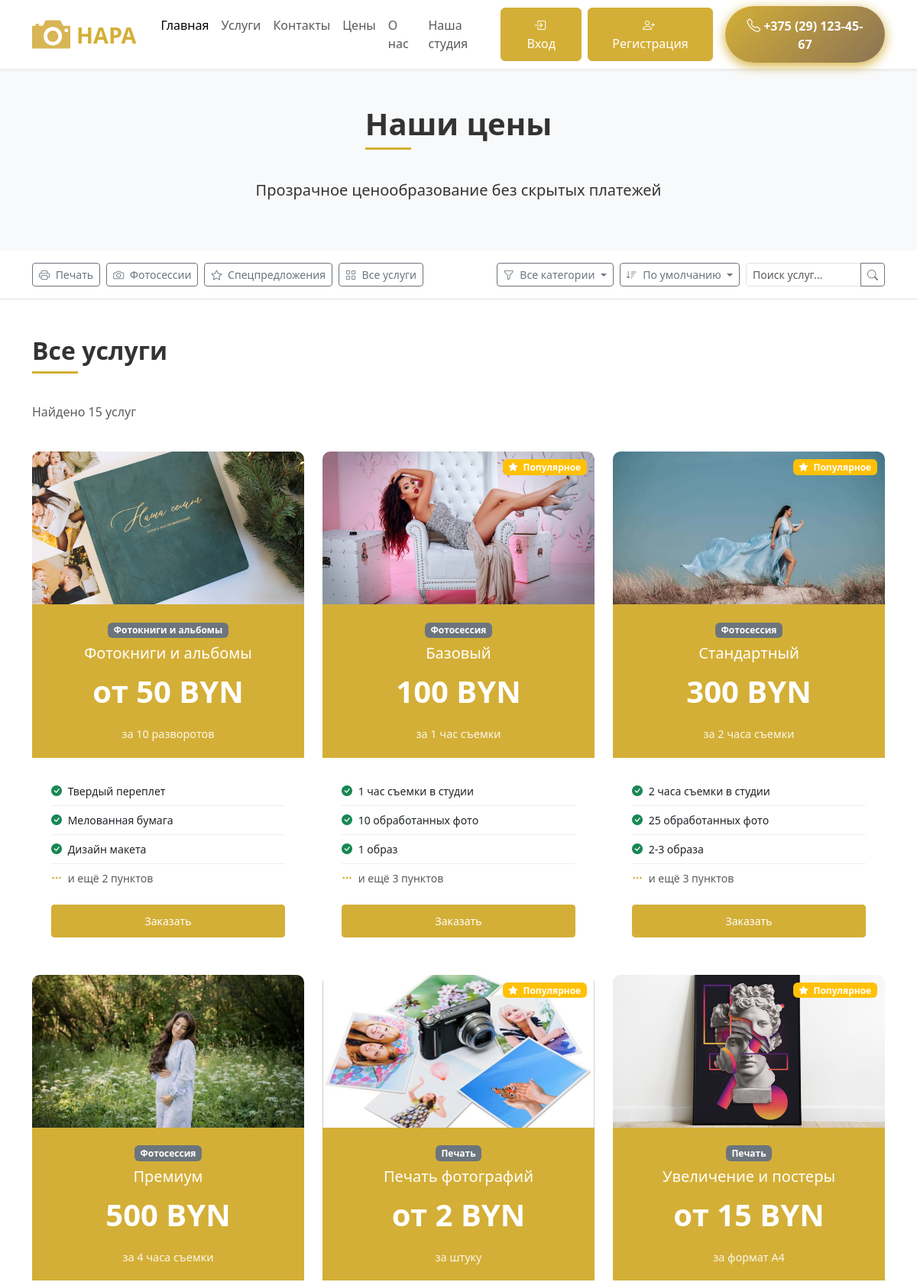
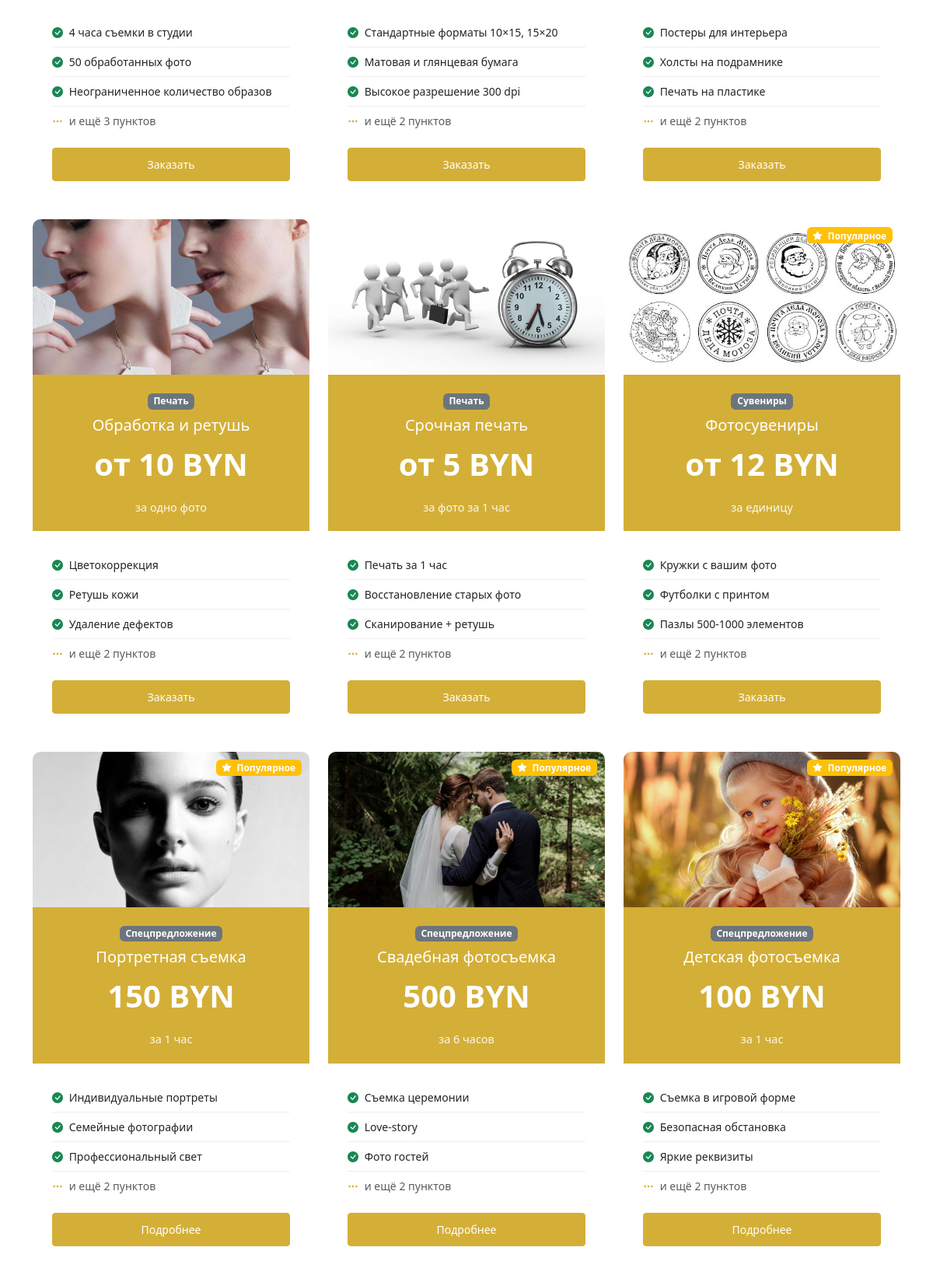
Screenshot of /price (upper part) with the database file from the repository (2 pictures, top to bottom).
### models.py (models this page shows, shortened)
class Service(db.Model):
    __tablename__ = 'services'
    id = db.Column(db.Integer, primary_key=True)
    title = db.Column(db.String(100), nullable=False)
    category = db.Column(db.String(50), nullable=False)  # 'printing', 'photo_session', 'special_offers'
    subcategory = db.Column(db.String(50))  # Для дополнительной фильтрации
    price_from = db.Column(db.String(20))
    price_period = db.Column(db.String(50))
    image_url = db.Column(db.String(200))
    features = db.Column(db.Text)
    description = db.Column(db.Text)
    order_button_text = db.Column(db.String(50), default="Заказать")
    is_popular = db.Column(db.Boolean, default=False)
    price_value = db.Column(db.Float)  # Для сортировки по цене
    created_at = db.Column(db.DateTime, default=datetime.now)

### app.py (the view, shortened to what this page needs)
@app.route("/price")
def price():
    category_filter = request.args.get("category", "all")
    sort_by = request.args.get("sort", "default")
    min_price = request.args.get("min_price")
    max_price = request.args.get("max_price")
    search_query = request.args.get("search", "").strip()
    query = Service.query
    if category_filter != "all":
        query = query.filter_by(category=category_filter)
    if min_price:
        try:
            query = query.filter(Service.price_value >= float(min_price))
        except:
            pass
    if max_price:
        try:
            query = query.filter(Service.price_value <= float(max_price))
        except:
            pass
    if sort_by == "price_asc":
        query = query.order_by(Service.price_value.asc())
    elif sort_by == "price_desc":
        query = query.order_by(Service.price_value.desc())
    elif sort_by == "title":
        query = query.order_by(Service.title.asc())
    elif sort_by == "popular":
        query = query.filter_by(is_popular=True).order_by(Service.created_at.desc())
    else:
        query = query.order_by(Service.category, Service.created_at.desc())
    services = query.all()
    printing_services = [s for s in services if s.category == "printing"]
    photo_session_packages = [s for s in services if s.category == "photo_session"]
    special_offers = [s for s in services if s.category == "special_offers"]
    categories = db.session.query(Service.category).distinct().all()
    categories = [c[0] for c in categories]
    return render_template(
        "price.html",
        services=services,
        printing_services=printing_services,
        photo_session_packages=photo_session_packages,
        special_offers=special_offers,
        categories=categories,
        current_category=category_filter,
        current_sort=sort_by,
        search_query=search_query,
    )

### app.py (called while the page is built)
@app.context_processor
def utility_processor():
    return {'datetime': datetime}

### templates/price.html (shortened to what this page needs)
{% extends 'base.html' %}
{% block main %}
<section class="py-5 bg-light">
  <div class="container">
    <div class="row">
      <div class="col text-center">
        <h1 class="section-title d-inline-block">Наши цены</h1>
        <p class="lead">Прозрачное ценообразование без скрытых платежей</p>
      </div>
    </div>
  </div>
</section>
<section class="py-3 bg-white border-bottom">
  <div class="container">
    <div class="row align-items-center">
      <div class="col-md-6 mb-3 mb-md-0">
        <div class="d-flex flex-wrap gap-2">
          <a href="#printing" class="btn btn-sm btn-outline-secondary">
            <i class="bi bi-printer me-1"></i> Печать
          </a>
          <a href="#photo-sessions" class="btn btn-sm btn-outline-secondary">
            <i class="bi bi-camera me-1"></i> Фотосессии
          </a>
          <a href="#special-offers" class="btn btn-sm btn-outline-secondary">
            <i class="bi bi-star me-1"></i> Спецпредложения
          </a>
          {% if current_category == 'all' %}
          <a href="#all-services" class="btn btn-sm btn-outline-secondary">
            <i class="bi bi-grid me-1"></i> Все услуги
          </a>
          {% endif %}
        </div>
      </div>
      <div class="col-md-6">
        <div class="d-flex gap-2 justify-content-md-end">
          <div class="dropdown">
            <button class="btn btn-sm btn-outline-secondary dropdown-toggle" type="button" data-bs-toggle="dropdown">
              <i class="bi bi-funnel me-1"></i>
              {% if current_category == 'all' %}Все категории
              {% elif current_category == 'printing' %}Печать
              {% elif current_category == 'photo_session' %}Фотосессии
              {% elif current_category == 'special_offers' %}Спецпредложения
              {% else %}Фильтр
              {% endif %}
            </button>
          </div>
          <div class="dropdown">
            <button class="btn btn-sm btn-outline-secondary dropdown-toggle" type="button" data-bs-toggle="dropdown">
              <i class="bi bi-sort-down me-1"></i>
              {% if current_sort == 'default' %}По умолчанию
              {% elif current_sort == 'price_asc' %}Цена ↑
              {% elif current_sort == 'price_desc' %}Цена ↓
              {% elif current_sort == 'title' %}По названию
              {% elif current_sort == 'popular' %}Популярные
              {% else %}Сортировка
              {% endif %}
            </button>
          </div>
   <div class="col-md-4 mb-3 mb-md-0">
        <form method="GET" action="{{ url_for('price') }}" class="position-relative">
          <div class="input-group input-group-sm">
            <input type="text"
                   class="form-control"
                   name="search"
                   placeholder="Поиск услуг..."
                   value="{{ search_query }}"
                   aria-label="Поиск услуг">
            <button class="btn btn-outline-secondary" type="submit">
              <i class="bi bi-search"></i>
            </button>
          </div>
        </form>
      </div>
        </div>
      </div>
    </div>
  </div>
</section>
{% if current_category == 'all' %}
<section id="all-services" class="py-5">
  <div class="container">
    <div class="row mb-4">
      <div class="col">
        <h2 class="section-title">Все услуги</h2>
        <p class="text-muted">Найдено {{ services|length }} услуг</p>
      </div>
    </div>
    <div class="row g-4">
      {% for service in services %}
      <div class="col-md-6 col-lg-4">
        <div class="card price-card h-100 position-relative">
          {% if service.is_popular %}
          <span class="badge bg-warning position-absolute" style="top: 10px; right: 10px; z-index: 1;">
            <i class="bi bi-star-fill me-1"></i> Популярное
          </span>
          {% endif %}
          <div class="price-image">
            <img
              src="{{ url_for('static', filename=service.image_url) }}"
              class="card-img-top"
              alt="{{ service.title }}"
              style="height: 200px; object-fit: cover;"
            />
          </div>
          <div class="price-header">
            <span class="badge bg-secondary mb-2">
              {% if service.category == 'printing' %}Печать
              {% elif service.category == 'photo_session' %}Фотосессия
              {% elif service.category == 'special_offers' %}Спецпредложение
              {% elif service.category == 'souvenir' %}Сувениры
              {% elif service.category == 'album' %}Фотокниги и альбомы
              {% endif %}
            </span>
            <h5 class="mb-0">{{ service.title }}</h5>
            <div class="price-amount mt-2">{{ service.price_from }}</div>
            {% if service.price_period %}
            <div class="price-period">{{ service.price_period }}</div>
            {% endif %}
          </div>
          <div class="price-features">
            {% if service.features and service.features != 'None' %}
            <ul class="mb-3">
              {% for feature in service.features.split(';')[:3] %}
                <li class="small"><i class="bi bi-check-circle-fill text-success me-1"></i> {{ feature }}</li>
              {% endfor %}
              {% if service.features.split(';')|length > 3 %}
                <li class="small text-muted"><i class="bi bi-three-dots me-1"></i> и ещё {{ service.features.split(';')|length - 3 }} пунктов</li>
              {% endif %}
            </ul>
            {% endif %}
            <div class="text-center mt-auto">
              <a
                href="{{ url_for('service_detail', service_id=service.id) }}"
                class="btn btn-primary-custom w-100 btn-sm"
              >{{ service.order_button_text or 'Заказать' }}</a>
            </div>
          </div>
        </div>
      </div>
      {% endfor %}
    </div>
  </div>
</section>
{% endif %}
{% endblock %}

### static/css/style.css (style rules this page uses)
:root { --primary-color: #d4af37; --secondary-color: #8b7355; --dark-color: #333333; --light-color: #f8f9fa; }
body { font-family: "Segoe UI", Tahoma, Geneva, Verdana, sans-serif; color: var(--dark-color); }
.section-title { position: relative; margin-bottom: 3rem; font-weight: 700; }
.section-title:after { content: ""; position: absolute; bottom: -10px; left: 0; width: 60px; height: 3px; background-color: var(--primary-color); }
.btn-primary-custom { background-color: var(--primary-color); border-color: var(--primary-color); color: white; font-weight: 500; padding: 10px 25px; }
.price-card { border: none; border-radius: 10px; transition: transform 0.3s, box-shadow 0.3s; overflow: hidden; }
.price-header { background-color: #d4af37; color: white; padding: 20px; text-align: center; }
.price-amount { font-size: 2.5rem; font-weight: 700; margin: 15px 0; }
.price-period { font-size: 0.9rem; opacity: 0.9; }
.price-features { padding: 25px; }
.price-features ul { list-style: none; padding: 0; }
.price-features li { padding: 8px 0; border-bottom: 1px solid #eee; }
.price-features li:last-child { border-bottom: none; }
.price-features i { color: #d4af37; margin-right: 10px; }
.form-control { border-radius: 5px; }

### rows the page displays
Service: image_url (picture), category "Фотокниги и альбомы", title "Фотокниги и альбомы", price_from "от 50 BYN", price_period "за 10 разворотов", 3 "Твердый переплет" "Мелованная бумага" "Дизайн макета", features.split|length "2", order_button_text "Заказать"
Service: is_popular True (drawn), image_url (picture), category "Фотосессия", title "Базовый", price_from "100 BYN", price_period "за 1 час съемки", 3 "1 час съемки в студии" "10 обработанных фото" "1 образ", features.split|length "3", order_button_text "Заказать"
Service: is_popular True (drawn), image_url (picture), category "Фотосессия", title "Стандартный", price_from "300 BYN", price_period "за 2 часа съемки", 3 "2 часа съемки в студии" "25 обработанных фото" "2-3 образа", features.split|length "3", order_button_text "Заказать"
Service: image_url (picture), category "Фотосессия", title "Премиум", price_from "500 BYN", price_period "за 4 часа съемки", 3 "4 часа съемки в студии" "50 обработанных фото" "Неограниченное количество образов", features.split|length "3", order_button_text "Заказать"
Service: is_popular True (drawn), image_url (picture), category "Печать", title "Печать фотографий", price_from "от 2 BYN", price_period "за штуку", 3 "Стандартные форматы 10×15, 15×20" "Матовая и глянцевая бумага" "Высокое разрешение 300 dpi", features.split|length "2", order_button_text "Заказать"
Service: is_popular True (drawn), image_url (picture), category "Печать", title "Увеличение и постеры", price_from "от 15 BYN", price_period "за формат А4", 3 "Постеры для интерьера" "Холсты на подрамнике" "Печать на пластике", features.split|length "2", order_button_text "Заказать"
Service: image_url (picture), category "Печать", title "Обработка и ретушь", price_from "от 10 BYN", price_period "за одно фото", 3 "Цветокоррекция" "Ретушь кожи" "Удаление дефектов", features.split|length "2", order_button_text "Заказать"
Service: image_url (picture), category "Печать", title "Срочная печать", price_from "от 5 BYN", price_period "за фото за 1 час", 3 "Печать за 1 час" "Восстановление старых фото" "Сканирование + ретушь", features.split|length "2", order_button_text "Заказать"
Service: is_popular True (drawn), image_url (picture), category "Сувениры", title "Фотосувениры", price_from "от 12 BYN", price_period "за единицу", 3 "Кружки с вашим фото" "Футболки с принтом" "Пазлы 500-1000 элементов", features.split|length "2", order_button_text "Заказать"
Service: is_popular True (drawn), image_url (picture), category "Спецпредложение", title "Портретная съемка", price_from "150 BYN", price_period "за 1 час", 3 "Индивидуальные портреты" "Семейные фотографии" "Профессиональный свет", features.split|length "2", order_button_text "Подробнее"
Service: is_popular True (drawn), image_url (picture), category "Спецпредложение", title "Свадебная фотосъемка", price_from "500 BYN", price_period "за 6 часов", 3 "Съемка церемонии" "Love-story" "Фото гостей", features.split|length "2", order_button_text "Подробнее"
Service: is_popular True (drawn), image_url (picture), category "Спецпредложение", title "Детская фотосъемка", price_from "100 BYN", price_period "за 1 час", 3 "Съемка в игровой форме" "Безопасная обстановка" "Яркие реквизиты", features.split|length "2", order_button_text "Подробнее"

### other values shown
{{ services|length }} "15"
